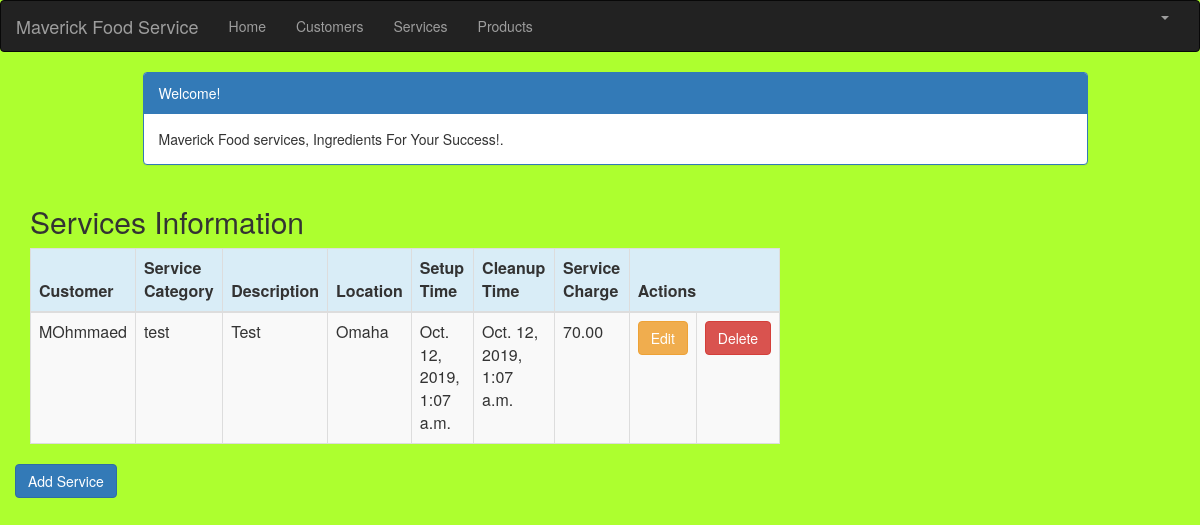
Screenshot of /service_list (signed in) with the database file from the repository.
### crm/models.py (models this page shows, shortened)
class Service(models.Model):
    cust_name = models.ForeignKey(Customer, on_delete=models.CASCADE, related_name='services')
    service_category = models.CharField(max_length=100)
    description = models.TextField()
    location = models.CharField(max_length=200)
    setup_time = models.DateTimeField(
        default=timezone.now)
    cleanup_time = models.DateTimeField(
        default=timezone.now)
    service_charge = models.DecimalField(max_digits=10, decimal_places=2)
    created_date = models.DateTimeField(
        default=timezone.now)
    updated_date = models.DateTimeField(auto_now_add=True)

class Customer(models.Model):
    cust_name = models.CharField(max_length=50)
    organization = models.CharField(max_length=100, blank=True)
    role = models.CharField(max_length=100)
    email = models.EmailField(max_length=100)
    bldgroom = models.CharField(max_length=100)
    address = models.CharField(max_length=200)
    account_number = models.IntegerField(blank=False, null=False)
    city = models.CharField(max_length=50)
    state = models.CharField(max_length=50)
    zipcode = models.CharField(max_length=10)
    phone_number = models.CharField(max_length=50)
    created_date = models.DateTimeField(
        default=timezone.now)
    updated_date = models.DateTimeField(auto_now_add=True)
    def __str__(self):
        return str(self.cust_name)

### crm/views.py (the view)
# urls.py: path('service_list', views.service_list, name='service_list'),
@login_required
def service_list(request):
   services = Service.objects.filter(created_date__lte=timezone.now())
   return render(request, 'crm/service_list.html', {'services': services})

### crm/templates/crm/service_list.html (shortened to what this page needs)
{% extends 'crm/base.html' %}
{% block content %}
    <html>
    <head>
        <link rel="stylesheet" href="https://maxcdn.bootstrapcdn.com/bootstrap/3.3.4/css/bootstrap.min.css">
    </head>
    <body>
    <div class="container">
        <div class="row">
            <div class="col-md-10 col-md-offset-1">
                <div class="panel panel-primary">
                    <div class="panel-heading">Welcome!</div>
                    <div class="panel-body">
                        Maverick Food services, Ingredients For Your Success!.
                    </div>
                </div>
            </div>
        </div>
    </div>
    <div class="row">
        <h2 style="padding-left: 15Px">Services Information</h2>
    </div>
    <div>
        <table class="table table-striped table-bordered table-hover">
            <thead>
            <tr class="bg-info">
                <th>Customer</th>
                <th>Service Category</th>
                <th>Description</th>
                <th>Location</th>
                <th>Setup Time</th>
                <th>Cleanup Time</th>
                <th>Service Charge</th>
                <th colspan="3">Actions</th>
            </tr>
            </thead>
            <tbody>
            {% for service in services %}
                <tr>
                    <td>{{ service.cust_name }}</td>
                    <td>{{ service.service_category }}</td>
                     <td>{{ service.description }}</td>
                    <td>{{ service.location }}</td>
                    <td>{{ service.setup_time }}</td>
                    <td>{{ service.cleanup_time }}</td>
                    <td>{{ service.service_charge }}</td>
                   <td><a href="{% url 'crm:service_edit' pk=service.pk %}"
                           class="btn btn-warning">Edit</a></td>
                    <td><a href="{%url 'crm:service_delete' pk=service.pk %}"
                        onclick="return confirm('Are you sure you want to delete?')"
                           class="btn btn-danger">Delete</a>
                    </td>
                </tr>
            {% endfor %}
            </tbody>
        </table>
    <div class="row">
         <a href="{% url 'crm:service_new' %}" class="row"><span
                    class="btn btn-primary">Add Service</span></a>
     </div>
    </div>
    </body>
    </html>
{% endblock %}

### crm/templates/crm/service_list.html (style rules this page uses)
body { background-color: greenyellow; }

### rows the page displays
Service: cust_name "MOhmmaed", service_category "test", description "Test", location "Omaha", setup_time "Oct. 12, 2019, 1:07 a.m.", cleanup_time "Oct. 12, 2019, 1:07 a.m.", service_charge "70.00"
